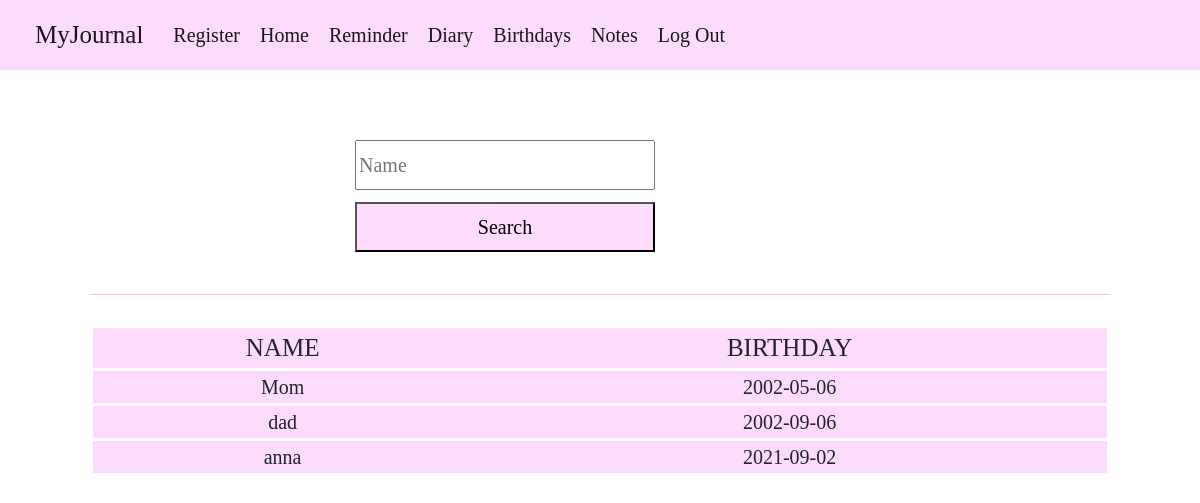
Page /birthdays_db (signed in) on the committed database.
### tables this page shows
CREATE TABLE birthdays (id INTEGER, name TEXT, date varchar(20));

### application.py (the view)
@app.route("/birthdays_db", methods=["GET", "POST"])
@login_required
def birthdays_db():
    if request.method == "GET":
        birthdays = db.execute("SELECT * FROM birthdays WHERE id = ?", session["user_id"])
        if not birthdays:
            return "You have no entries in record"
        return render_template("birthdays_db.html", birthdays=birthdays)
    else:
        name = request.form.get("name").lower()
        entry = db.execute("SELECT * FROM birthdays WHERE id = ? AND name = ?", session["user_id"], name)
        if not entry:
            return "You have no such entry in record"
        return render_template("birthdays_result.html", entry=entry)

### application.py (called while the page is built)
@app.after_request
def after_request(response):
    response.headers["Cache-Control"] = "no-cache, no-store, must-revalidate"
    response.headers["Expires"] = 0
    response.headers["Pragma"] = "no-cache"
    return response

### helpers.py (called while the page is built)
def login_required(f):
    @wraps(f)
    def decorated_function(*args, **kwargs):
        if session.get("user_id") is None:
            return redirect("/login")
        return f(*args, **kwargs)
    return decorated_function

### templates/birthdays_db.html (shortened to what this page needs)
{% extends "layout.html" %}
{% block main %}
    <form action="/birthdays_db" method="post" class="center">
        <div>
            <input autocomplete="off" autofocus class="c" name="name" placeholder="Name" type="text">
        </div>
        <button class="c button" type="submit">Search</button>
    </form>
    <hr style="border-top: 1px solid pink;">
    <table style="text-align: center;">
        <tr>
            <td style="font-size: 25px;">NAME</td>
            <td style="font-size: 25px;">BIRTHDAY</td>
        </tr>
        {% for row in birthdays %}
        <tr>
            <td>{{ row.name }}</td>
            <td>{{ row.date }}</td>
        </tr>
        {% endfor %}
    </table>
{% endblock %}

### static/styles.css (style rules this page uses)
* { font-family: "Times New Roman", Times, serif; font-size: 20px; }
.center { margin: auto; width: 50%; padding: 10px; }
.c { width: 300px; margin-bottom: 12px; height: 50px; }
.button { background-color: #FDDBFD; }
hr { margin-bottom: 30px; }
table { width: 100%; background-color: #FDDBFD; }
tr { margin-bottom: 10px; border: 3px solid white; }

### rows in the picture
birthdays: name "Mom", date "2002-05-06"
birthdays: name "dad", date "2002-09-06"
birthdays: name "anna", date "2021-09-02"
